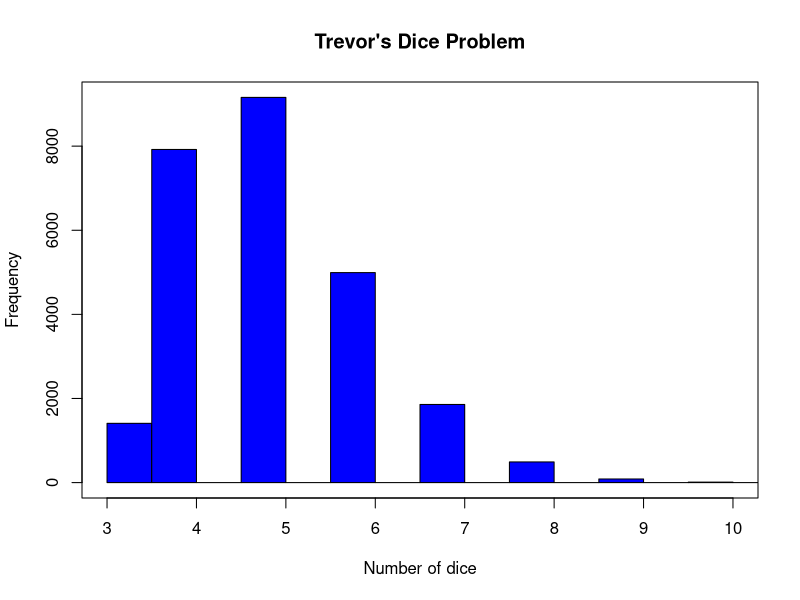
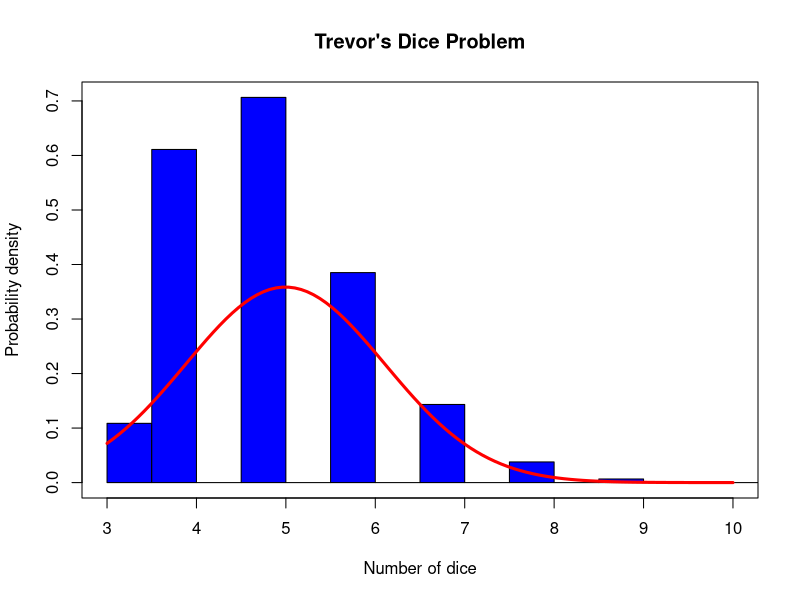

These charts were generated, in order, by the following R code:
## ---- chunk 1
knitr::opts_chunk$set(echo = TRUE)
## ---- chunk 2
min_dice <- 3 #Minimum number of dice for rolling the specified sum 
max_dice <- 17 #Maximum number of dice for rolling the specified sum
total_value <- 17 #Specified sum of a dice roll
n <- 100000 #Number of experiments
x <- rep(NA,n) #Vector for storing calculated values  
## ---- chunk 3
#Repeat this lopp n-times
for (y in 1:n) {
  
  #Loop for the number of dice i 
  for (i in min_dice:max_dice) {
      
       s <- sum(sample(1:6,i, replace = T)) #Calculate the sum of the dice roll
    
       if (s == total_value){ #Write the number of dice in vector x if the sum of the dice roll equals to 17
          x[i+y] <- i 
        }
    }
}
## ---- chunk 4
hist(x,
     main = "Trevor's Dice Problem",
     xlab = "Number of dice",
     ylab = "Frequency",
     col  = "blue",
     xlim = c(3,10),
     freq = TRUE) #Frequencies are plotted

box()
## ---- chunk 5
hist(x,
     main = "Trevor's Dice Problem",
     xlab = "Number of dice",
     ylab = "Probability density",
     col  = "blue",
     xlim = c(3,10),
     freq = FALSE) #Probability densities are plotted


m <- mean(x, na.rm = TRUE) #na.rm = TRUE: NA vlues should be stripped before the computation proceeds
sd <-  sd(x, na.rm = TRUE) 
curve(dnorm(x,m,sd),add=TRUE,lwd=3, col = "red") 

box()
